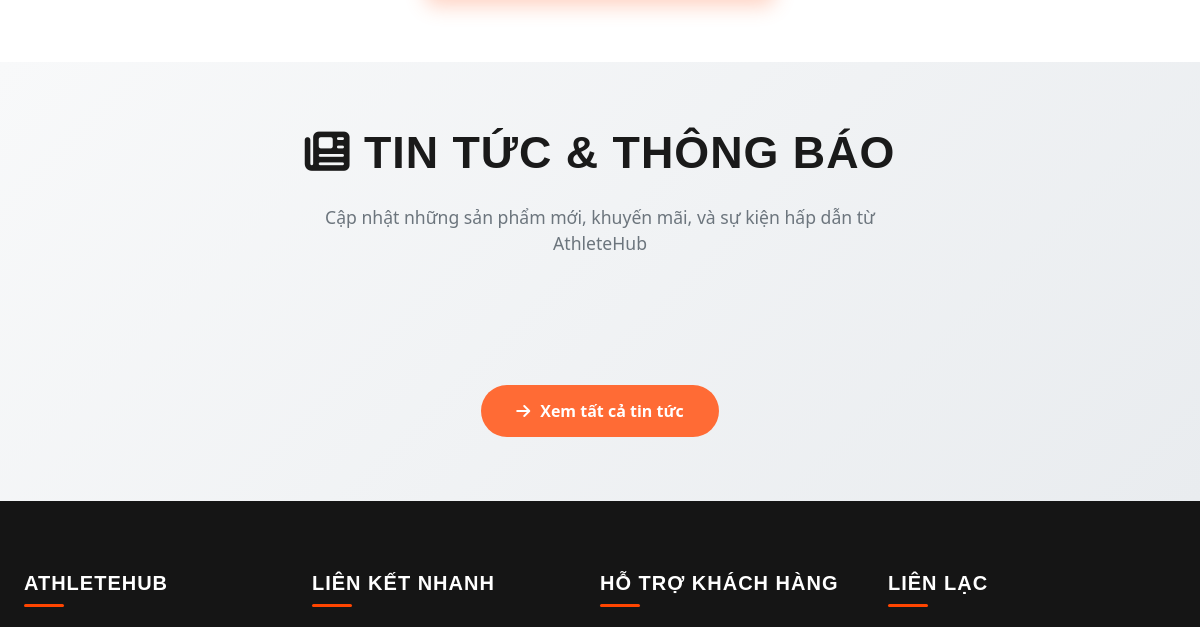
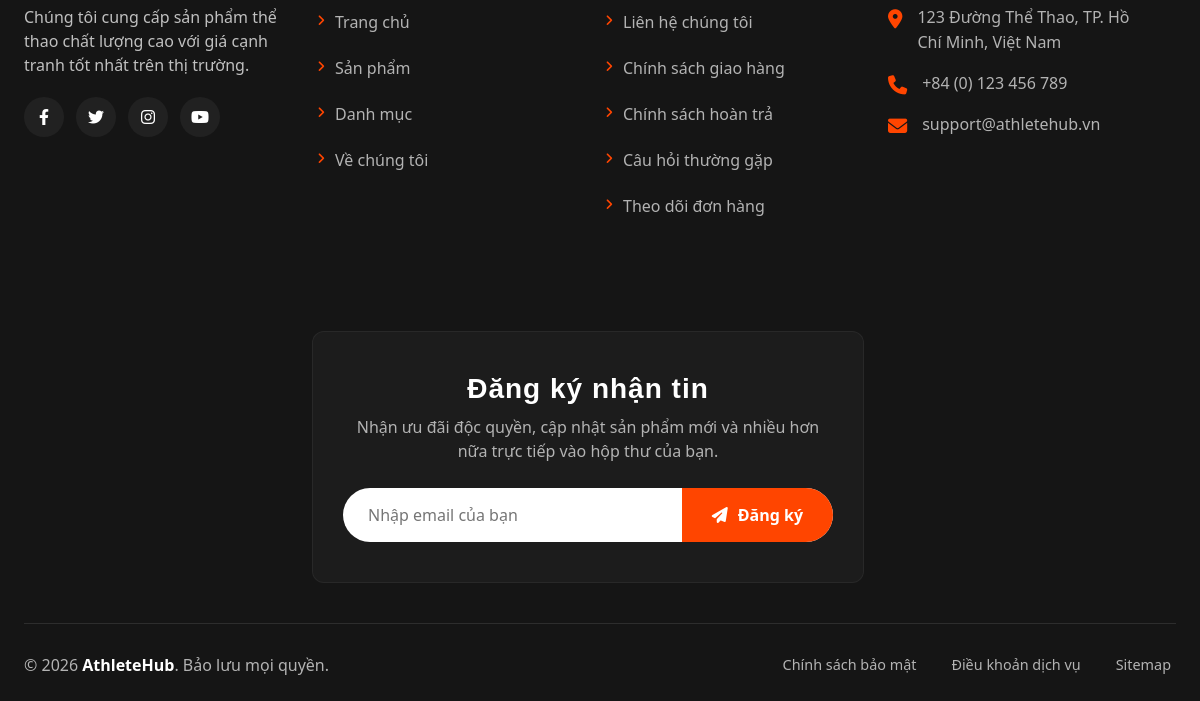
Page /index.php (signed in, lower part) on the earlier database version (2 pictures, top to bottom).
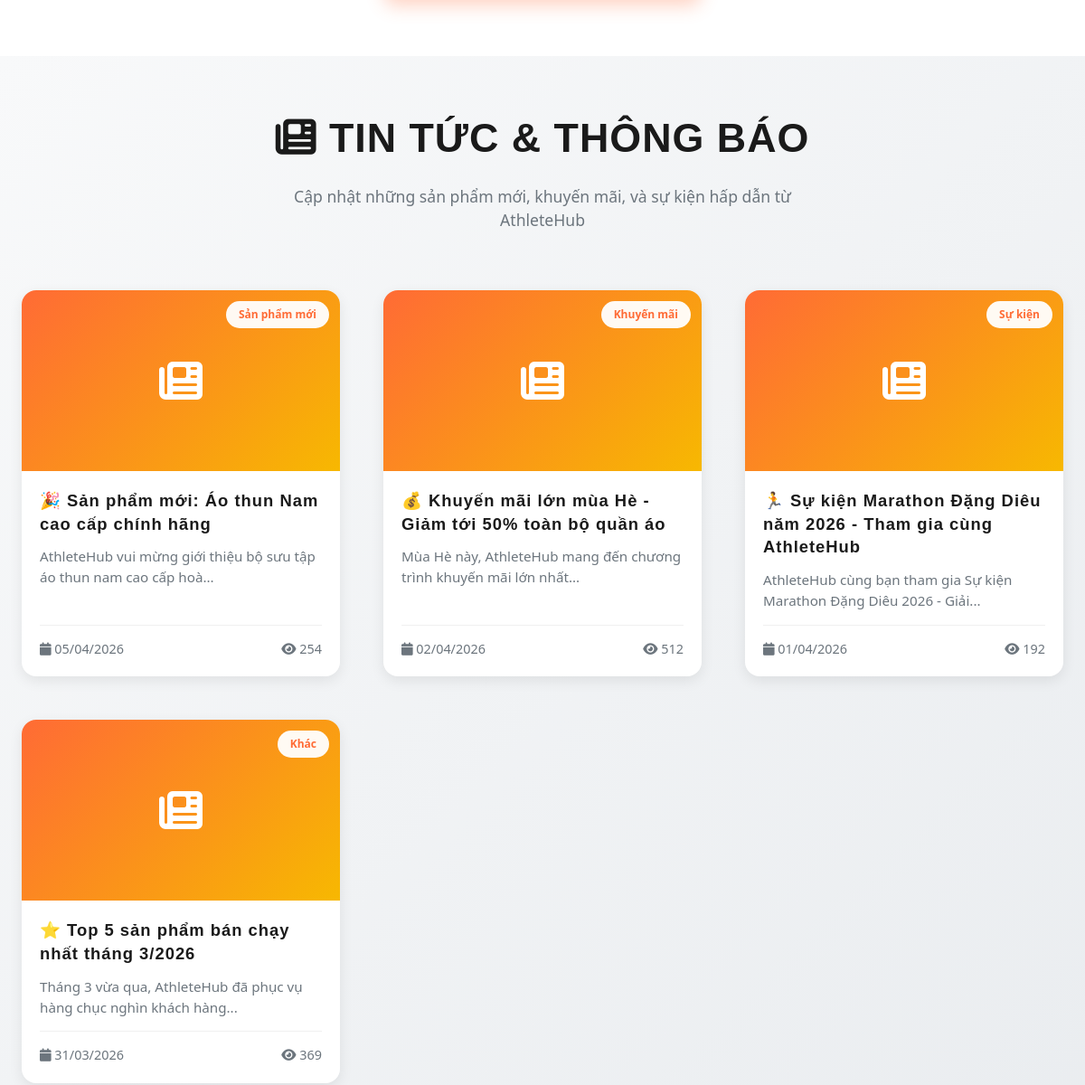
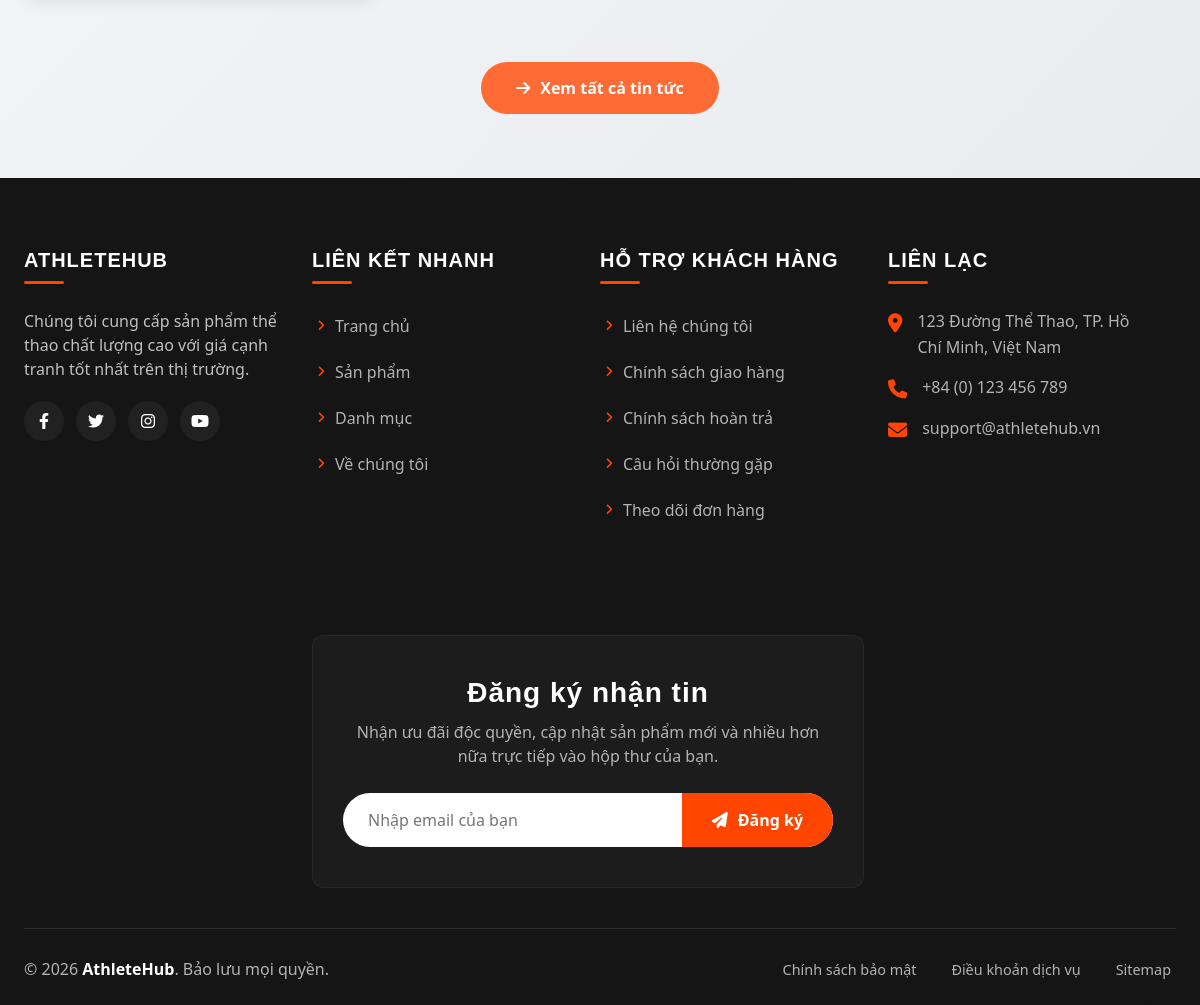
Same page on the later database version (2 pictures, top to bottom).
### tables this page shows
CREATE TABLE `tin_tuc` (
  `id` int(11) NOT NULL COMMENT 'ID tin tức',
  `tieu_de` varchar(255) NOT NULL COMMENT 'Tiêu đề',
  `noi_dung` longtext NOT NULL COMMENT 'Nội dung',
  `hinh_anh` varchar(255) DEFAULT NULL COMMENT 'Hình ảnh',
  `loai_tin` enum('san-pham-moi','khuyen-mai','su-kien','other') DEFAULT 'san-pham-moi' COMMENT 'Loại tin tức',
  `trang_thai` tinyint(4) DEFAULT 1 COMMENT '1: Công khai, 0: Lưu nháp',
  `luot_xem` int(11) DEFAULT 0 COMMENT 'Số lượt xem',
  `admin_id` int(11) DEFAULT NULL COMMENT 'ID admin đăng tin',
  `ngay_tao` datetime DEFAULT current_timestamp() COMMENT 'Ngày tạo',
  `ngay_cap_nhat` datetime DEFAULT current_timestamp() ON UPDATE current_timestamp() COMMENT 'Ngày cập nhật'
);

### model/news.php (called while the page is built, shortened)
<?php
function getLatestNews($conn, $limit = 5) {
    $sql = "SELECT * FROM tin_tuc WHERE trang_thai = 1 ORDER BY ngay_tao DESC LIMIT :limit";
    $stmt = $conn->prepare($sql);
    $stmt->bindValue(':limit', $limit, PDO::PARAM_INT);
    $stmt->execute();
    return $stmt->fetchAll(PDO::FETCH_ASSOC);
}
function getNewsTypeLabel($loai_tin) {
    $labels = [
        'san-pham-moi' => 'Sản phẩm mới',
        'khuyen-mai' => 'Khuyến mãi',
        'su-kien' => 'Sự kiện',
        'other' => 'Khác'
    ];
    return $labels[$loai_tin] ?? 'Khác';
}
function truncateText($text, $length = 150) {
    if (strlen($text) > $length) {
        return substr($text, 0, $length) . '...';
    }
    return $text;
}
?>

### index.php (the view, shortened to what the changed rows need)
<?php
require_once 'model/news.php';
$db = new Database();
$conn = $db->connect();
$latestNews = getLatestNews($conn, 4);
?>
<!DOCTYPE html>
<html lang="vi">
<head>
    <link href="https://cdnjs.cloudflare.com/ajax/libs/bootstrap/5.3.2/css/bootstrap.min.css" rel="stylesheet">
    <link href="https://cdnjs.cloudflare.com/ajax/libs/font-awesome/6.4.0/css/all.min.css" rel="stylesheet">
    <link rel="stylesheet" href="css/variables.css">
    <link rel="stylesheet" href="css/navbar.css">
    <link rel="stylesheet" href="css/hero.css">
    <link rel="stylesheet" href="css/categories.css">
    <link rel="stylesheet" href="css/products.css">
    <link rel="stylesheet" href="css/news.css">
    <link rel="stylesheet" href="css/footer.css">
    <link rel="stylesheet" href="css/utilities.css">
</head>
<body>
    <section class="news" id="news">
        <div class="container-custom">
            <div class="news-section-title">
                <h2><i class="fas fa-newspaper"></i> Tin tức & Thông báo</h2>
            </div>
            <div class="news-cards-grid">
                <?php if (!empty($latestNews)): ?>
                    <?php foreach ($latestNews as $news_item): ?>
                        <div class="news-card" onclick="window.location.href='news-detail.php?id=<?= $news_item['id'] ?>'">
                            <div class="news-card-image">
                                <?php if ($news_item['hinh_anh']): ?>
                                    <img src="<?= htmlspecialchars($news_item['hinh_anh']) ?>" alt="<?= htmlspecialchars($news_item['tieu_de']) ?>">
                                <?php else: ?>
                                    <i class="fas fa-newspaper"></i>
                                <?php endif; ?>
                                <span class="news-card-badge">
                                    <?= getNewsTypeLabel($news_item['loai_tin']) ?>
                                </span>
                            </div>
                            <div class="news-card-body">
                                <h3 class="news-card-title"><?= htmlspecialchars($news_item['tieu_de']) ?></h3>
                                <p class="news-card-excerpt"><?= htmlspecialchars(truncateText($news_item['noi_dung'], 80)) ?></p>
                                <div class="news-card-footer">
                                    <span><i class="fas fa-calendar"></i> <?= date('d/m/Y', strtotime($news_item['ngay_tao'])) ?></span>
                                    <span><i class="fas fa-eye"></i> <?= $news_item['luot_xem'] ?></span>
                                </div>
                            </div>
                        </div>
                    <?php endforeach; ?>
                <?php endif; ?>
            </div>
        </div>
    </section>
</body>
</html>

Differences in the rows shown:
added tin_tuc: loai_tin "Sản phẩm mới", tieu_de "🎉 Sản phẩm mới: Áo thun Nam cao cấp chính hãng", noi_dung "AthleteHub vui mừng giới thiệu bộ sưu tập áo thun nam cao cấp hoà...", ngay_tao "05/04/2026", luot_xem "254"
added tin_tuc: loai_tin "Khuyến mãi", tieu_de "💰 Khuyến mãi lớn mùa Hè - Giảm tới 50% toàn bộ quần áo", noi_dung "Mùa Hè này, AthleteHub mang đến chương trình khuyến mãi lớn nhất...", ngay_tao "02/04/2026", luot_xem "512"
added tin_tuc: loai_tin "Sự kiện", tieu_de "🏃 Sự kiện Marathon Đặng Diêu năm 2026 - Tham gia cùng AthleteHub", noi_dung "AthleteHub cùng bạn tham gia Sự kiện Marathon Đặng Diêu 2026 - Giải...", ngay_tao "01/04/2026", luot_xem "192"
added tin_tuc: loai_tin "Khác", tieu_de "⭐ Top 5 sản phẩm bán chạy nhất tháng 3/2026", noi_dung "Tháng 3 vừa qua, AthleteHub đã phục vụ hàng chục nghìn khách hàng...", ngay_tao "31/03/2026", luot_xem "369"
